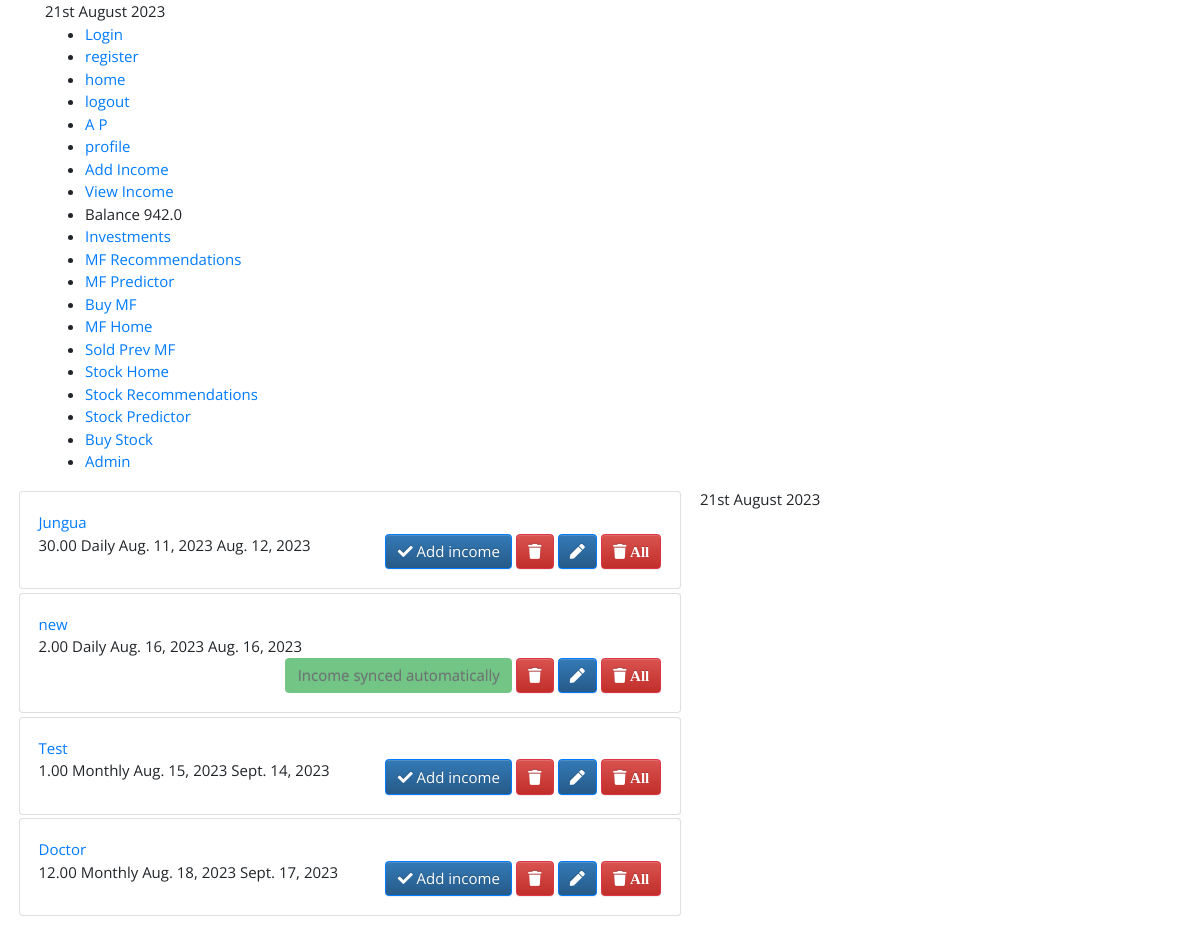
Before: /income/view_income/ (signed in) with the older database file.
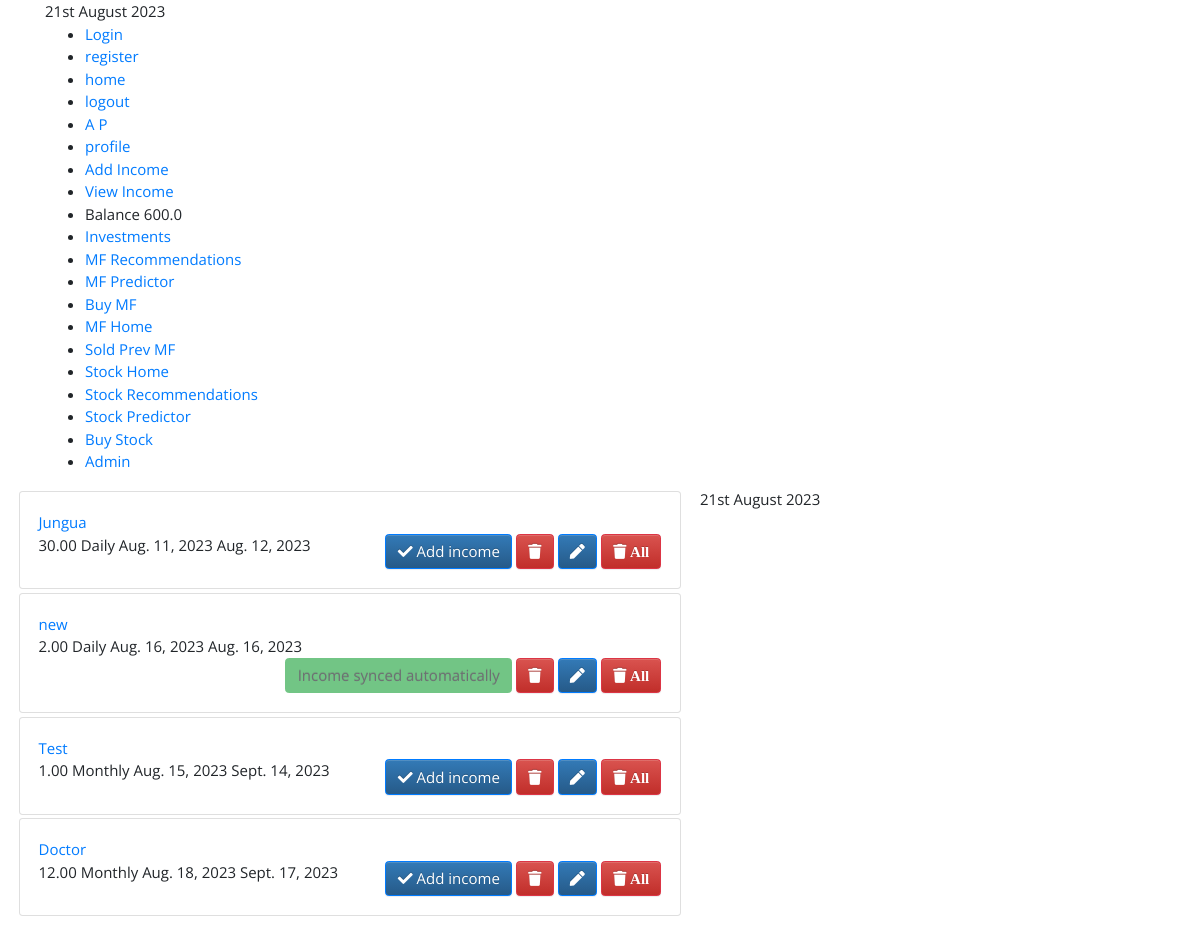
After: the same page with the newer database file.
### account/models.py (models this page shows, shortened)
class Account(AbstractUser):
    first_name = models.CharField(max_length=50)
    last_name = models.CharField(max_length=50)
    email=models.EmailField(unique=True)
    phone = models.CharField(max_length=10)
    dob = models.DateField()
    pan = models.CharField(max_length=10)
    date_joined = models.DateTimeField(auto_now_add=True)
    last_login = models.DateTimeField(auto_now=True)
    is_active = models.BooleanField(default=False)
    objects=MyAccountManager()
    REQUIRED_FIELDS = ['first_name', 'last_name', 'email','phone','dob','pan']
    class Meta:
        verbose_name = 'Account'
        verbose_name_plural = 'Accounts'
        ordering = ('-date_joined',)

### balance/models.py (models this page shows)
class Balance(models.Model):
    user=models.OneToOneField(Account,on_delete=models.CASCADE)
    balance=models.DecimalField(default=0, decimal_places=2,max_digits=20)
    last_month=models.DecimalField(default=0, decimal_places=2,max_digits=20)#?last month income
    expense=models.DecimalField(default=0, decimal_places=2,max_digits=20)#?this month expense
    invest=models.DecimalField(default=0, decimal_places=2,max_digits=20)
    invest_p=models.DecimalField(default=0, decimal_places=2,max_digits=20)#?accumulating next year investment
    updated=models.DateTimeField(auto_now=True)#?last updated date (so that value can be updated every month)
    class Meta:
        verbose_name_plural="Balance"

### income/views.py (the view)
# urls.py: path("view_income/", views.view_income, name="view_income"),
@login_required(login_url='/account/login/')
def view_income(request):
    income = IncomeObject.objects.filter(
        user=request.user).order_by('-next_date')
    income1 = []
    income2 = []
    for i in income:
        if (i.source not in income2 or i.frequency == 'Once') and (i.is_active == True):
            income1.append(i)
            income2.append(i.source)
    income1.sort(key=lambda x: x.next_date)
    return render(request, 'view_income.html', {'income': income1})

### templates/view_income.html
{%extends 'base.html' %}
{% load static %}
{% block content %}
{% now "jS F Y " %}
<link rel="stylesheet/css" href="{% static 'css/button.css' %}">
<div class="col-md-7 col-lg-7" style="height: 450px;">
    {% for i in income %}
    <div class="card m-1">
        <div class="card-body">
            <a href="{% url 'analyse_single' i.id %}">{{i.source}}</a><br>{{i.amount}} {{i.frequency}} {{i.last_date}} {{i.next_date}}
            <span style="position: relative; float: right;">
                {% if not i.status %}
                <a href="{% url 'add_object_income' i.id %}" class="btn btn-primary"><i class="fa fa-check"></i> Add income </a>
                {% else %}
                <a class="btn btn-success disabled" > Income synced automatically </a>
                {% endif %}
                <a href="{% url 'delete_income' i.id %}" class="btn btn-danger"><i class="fa fa-trash"></i></a>
                <a href="{% url 'edit_income' i.id %}" class="btn btn-primary"><i class="fa fa-pen"></i></a>
                <a href="{% url 'delete_source_income' i.source %}" class="btn btn-danger"><i class="fa fa-trash"> All </i></a>
            </span>
        </div>
    </div>
   {% endfor %}
</div>
{%endblock content %}

### templates/navbar.html
<div class="container">
  {% now "jS F Y" %}
  <ul>
    <li><a href="{%url 'login' %}">Login</a></li>
    <li><a href="{%url 'register' %}">register</a></li>
    <li><a href="{%url 'home' %}">home</a></li>
    <li><a href="{%url 'logout' %}">logout</a></li>
    <li><a href="#">{{user.first_name}} {{user.last_name}}</a></li>
    {%if user.is_authenticated%}
    <li><a href="{%url 'profile' user.username %}">profile</a></li>
    <li><a href="{% url 'add_income' %}">Add Income</a></li>
    <li><a href="{% url 'view_income' %}">View Income</a></li>
    <li>Balance {{user.balance.balance|floatformat }}</li>
    <li><a href="{% url 'investment_summary' %}">Investments</a></li>
    <li><a href="{% url 'mf_recomm' %}">MF Recommendations</a></li>
    <li><a href="{% url 'mf_predict' %}">MF Predictor</a></li>
    <li><a href="{% url 'mf_transact' %}">Buy MF</a></li>
    <li><a href="{% url 'mf_home' %}">MF Home</a></li>
    <li><a href="{% url 'sold_prev' %}">Sold Prev MF</a></li>
    <li><a href="{% url 'stock_home' %}">Stock Home</a></li>
    <li><a href="{% url 'stock_recomm' %}">Stock Recommendations</a></li>
    <li><a href="{% url 'stock_predict' %}">Stock Predictor</a></li>
    <li><a href="{% url 'stock_transact' %}">Buy Stock</a></li>
    {%endif%}
    <li><a href="/admin/">Admin</a></li>
  </ul>
</div>

Changed rows visible on the page:
changed through a linked row, Account: balance.balance "942.0" → "600.0"
